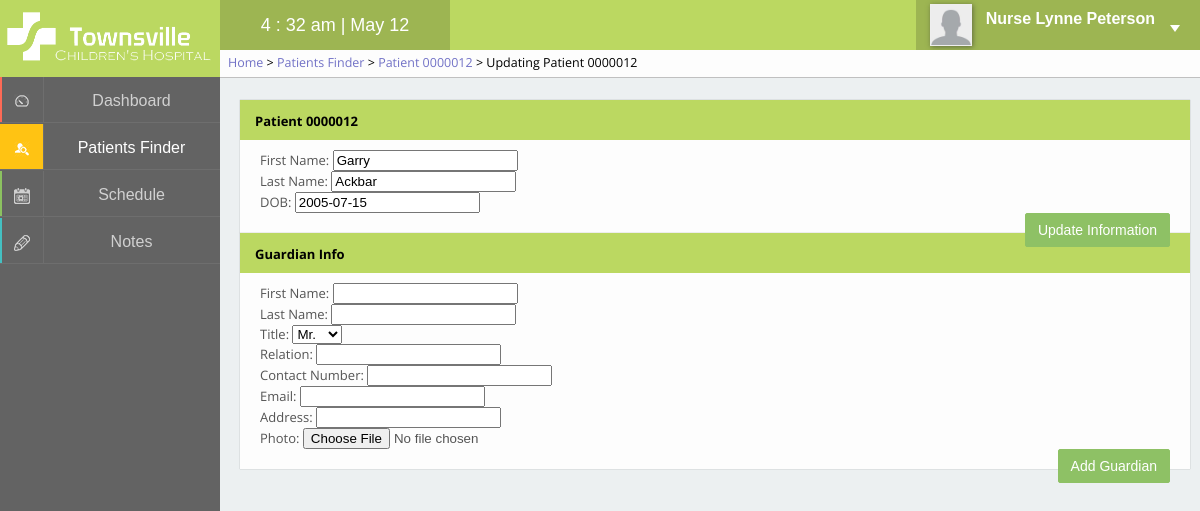
The page /pages/patientupdate.php?patient=0000012 (signed in) on the database as committed earlier.
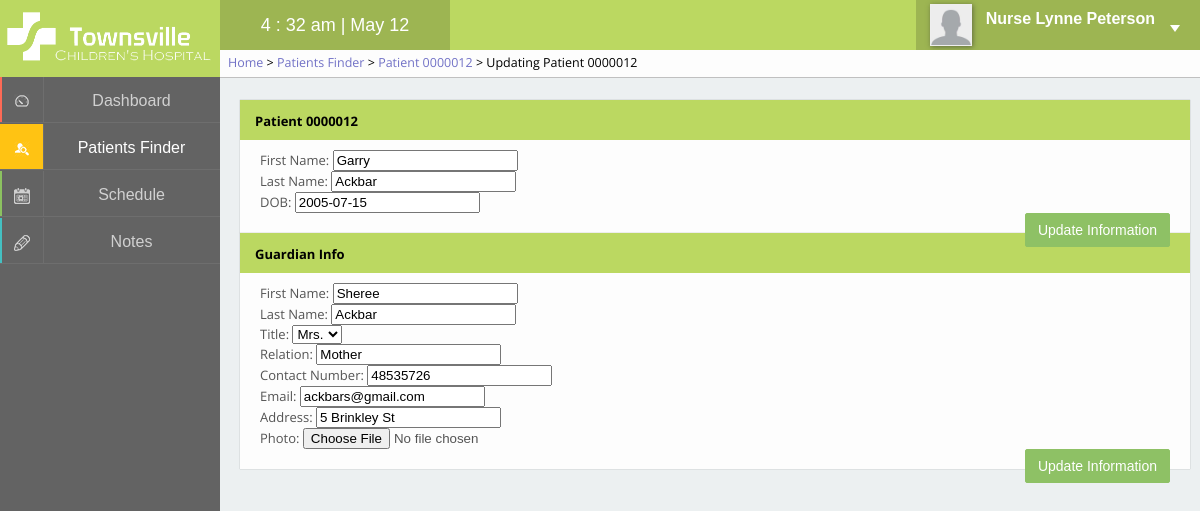
The same page on the database as committed later.
### tables this page shows
CREATE TABLE IF NOT EXISTS `patients_guardians` (
  `patientID` int(7) NOT NULL,
  `guardianID` int(7) NOT NULL,
  `relation` varchar(40) NOT NULL,
  PRIMARY KEY (`patientID`,`guardianID`)
);

CREATE TABLE IF NOT EXISTS `guardians` (
  `guardianID` int(7) unsigned zerofill NOT NULL AUTO_INCREMENT,
  `firstName` varchar(40) NOT NULL,
  `lastName` varchar(40) NOT NULL,
  `title` enum('Mr.','Mrs.','Miss','Ms.') NOT NULL,
  `relation` varchar(40) NOT NULL,
  `contactNumber` varchar(15) NOT NULL,
  `email` varchar(60) DEFAULT NULL,
  `address` varchar(255) NOT NULL,
  `photo` varchar(200) NOT NULL DEFAULT '<img src="../images/none.png" alt="Guardian Picture">',
  PRIMARY KEY (`guardianID`)
);

### pages/patientupdate.php (the view, shortened to what this page needs)
<?php
	$pageTitle = "Updating Patient {$_GET['patient']}";
	$breadcrumb = "<a href='home.php'>Home</a> > <a href='patientsfinder.php'>Patients Finder</a> > <a href='patientview.php?patient={$_GET['patient']}'>Patient {$_GET['patient']}</a> > " . $pageTitle;
	include '../inc/panel.php';
?>
<div class="box">
	<section class="boxTitle">
		<p>Patient <?php echo $_GET['patient']; ?></p>
	</section>
	<section class="boxContent">
		<?php
			$sql = "SELECT *
					FROM patients
					WHERE patientID = {$_GET['patient']}";
			$result = mysql_query($sql);
			while ($row = mysql_fetch_assoc($result)) {
				echo "<div id='patient'>";
					echo "<form action='patientupdateprocess.php' method='post'>";
						echo "<div>";
							echo "<label for='firstName'>First Name: </label>";
							echo "<input type='text' name='firstName' value='{$row['firstName']}' required />";
						echo "</div>";
						echo "<div>";
							echo "<label for='lastName'>Last Name: </label>";
							echo "<input type='text' name='lastName' value='{$row['lastName']}' required />";
						echo "</div>";
						echo "<div>";
							echo "<label for='DOB'>DOB: </label>";
							echo "<input type='text' name='DOB' value='{$row['DOB']}' required />";
						echo "</div>";
						echo "<div>";
							echo "<button type='submit' class='submit'>Update Information</button>";
						echo "</div>";
					echo "</form>";
				echo "</div>";
			}
		?>
	</section>
</div>
<div class="box">
	<section class="boxTitle">
		<p>Guardian Info</p>
	</section>
	<section class="boxContent">
		<?php
			$sql = "SELECT *
					FROM guardians INNER JOIN patients_guardians USING (guardianID)
					WHERE patientID = {$_GET['patient']}";
			$result = mysql_query($sql);
			$count = mysql_num_rows($result);
			if ($count > 0) {
				$row = mysql_fetch_assoc($result);
				echo "
				<form action='guardianupdateprocess.php' method='post'>
					<div>
						<label for='firstName'>First Name: </label>
						<input type='text' name='firstName' value='{$row['firstName']}' required />
					</div>
					<div>
						<label for='lastName'>Last Name: </label>
						<input type='text' name='lastName' value='{$row['lastName']}' required />
					</div>
					<div>
						<label for='title'>Title: </label>
						<select name='title'>
							<option>{$row['title']}</option>
							<option>Mr.</option>
							<option>Mrs.</option>
							<option>Miss</option>
							<option>Ms.</option>
						</select>
					</div>
					<div>
						<label for='relation'>Relation: </label>
						<input type='text' name='relation' value='{$row['relation']}' required />
					</div>
					<div>
						<label for='contactNumber'>Contact Number: </label>
						<input type='text' name='contactNumber' value='{$row['contactNumber']}' required />
					</div>
					<div>
						<label for='email'>Email: </label>
						<input type='text' name='email' value='{$row['email']}' required />
					</div>
					<div>
						<label for='address'>Address: </label>
						<input type='text' name='address' value='{$row['address']}' required />
					</div>
					<div>
						<label for='photo'>Photo: </label>
						<input type='file' name='photo' accept='image/*' />
					</div>
					<div>
						<input type='hidden' name='guardianID' value='{$row['guardianID']}' />
						<input type='hidden' name='patientID' value='{$_GET['patient']}' />
						<button type='submit' class='submit'>Update Information</button>
					</div>
				</form>
				";
			} else {
				echo "
				<form action='guardianaddprocess.php' method='post'>
					<div>
						<label for='firstName'>First Name: </label>
						<input type='text' name='firstName' required />
					</div>
					<div>
						<label for='lastName'>Last Name: </label>
						<input type='text' name='lastName' required />
					</div>
					<div>
						<label for='title'>Title: </label>
						<select name='title'>
							<option>Mr.</option>
							<option>Mrs.</option>
							<option>Miss</option>
							<option>Ms.</option>
						</select>
					</div>
					<div>
						<label for='relation'>Relation: </label>
						<input type='text' name='relation' required />
					</div>
					<div>
						<label for='contactNumber'>Contact Number: </label>
						<input type='text' name='contactNumber' required />
					</div>
					<div>
						<label for='email'>Email: </label>
						<input type='text' name='email' required />
					</div>
					<div>
						<label for='address'>Address: </label>
						<input type='text' name='address' required />
					</div>
					<div>
						<label for='photo'>Photo: </label>
						<input type='file' name='photo' accept='image/*' />
					</div>
					<div>
						<input type='hidden' name='patientID' value='{$_GET['patient']}' />
						<button type='submit' class='submit'>Add Guardian</button>
					</div>
				</form>
				";
			}
		?>
	</section>
</div>
<?php
	include '../inc/footer.php';
?>

Rows that differ between the two databases and show on the page:
added patients_guardians: firstName "Sheree", lastName "Ackbar", title "Mrs.", relation "Mother", contactNumber "48535726", email "ackbars@gmail.com", address "5 Brinkley St"
Other text that changed with them:
form field title: "Mr." → (not shown)
text no longer shown: "Add Guardian"
text now shown: "Update Information"
